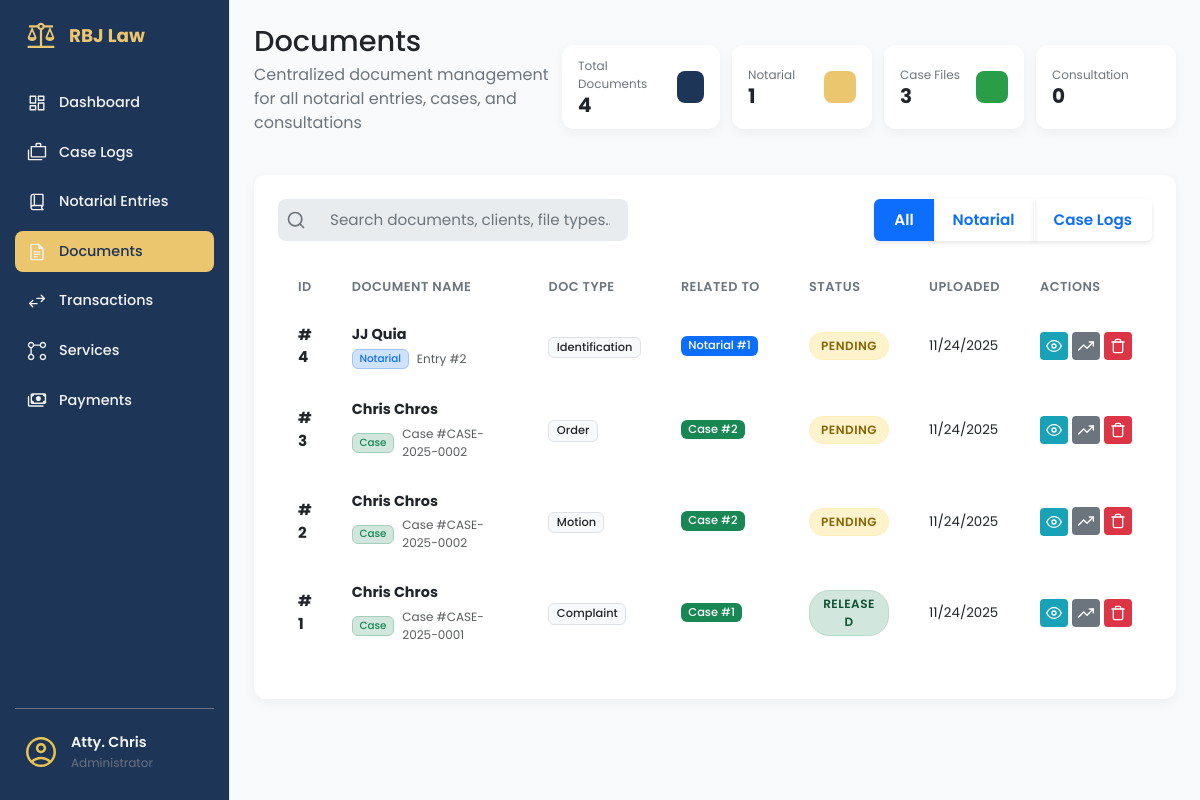
The page /documents/ (signed in) on the database as committed earlier.
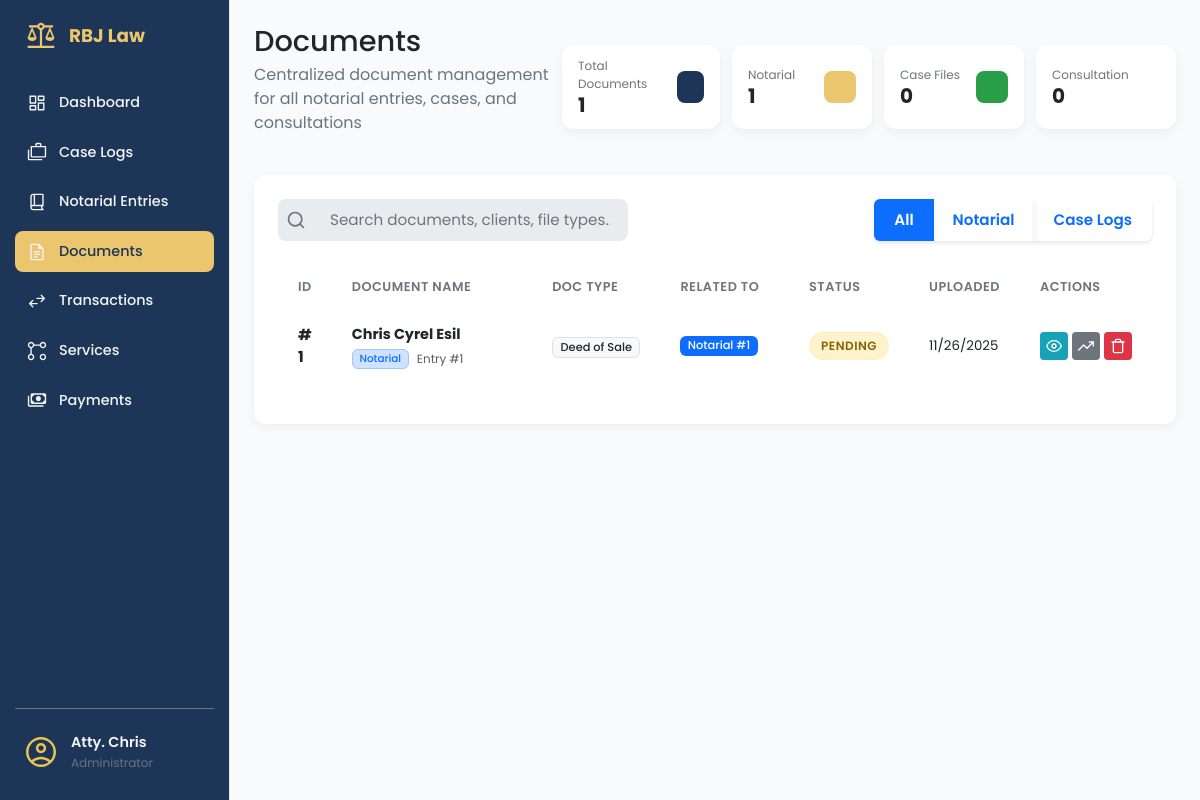
The same page on the database as committed later.
### app/models/document_mdl.py (models this page shows, shortened)
class Document(db.Model):
    __tablename__ = 'documents'
    id = db.Column(db.Integer, primary_key=True)
    filename = db.Column(db.String(255), nullable=False)
    file_path = db.Column(db.String(500), nullable=False)
    file_type = db.Column(db.String(50), nullable=True)
    file_size = db.Column(db.Integer, nullable=True)  # in bytes
    document_type = db.Column(db.String(100), nullable=True)  # e.g., Affidavit, ID, SPA Draft, etc.
    notes = db.Column(db.Text, nullable=True)
    document_status = db.Column(db.String(50), default='Pending', nullable=False)
    parent_type = db.Column(db.String(50), nullable=False)  # 'notarial_entry', 'case', 'client'
    parent_id = db.Column(db.Integer, nullable=False)
    uploaded_by = db.Column(db.Integer, db.ForeignKey('users.id'), nullable=True)
    uploaded_at = db.Column(db.DateTime, default=datetime.utcnow)
    last_modified = db.Column(db.DateTime, default=datetime.utcnow, onupdate=datetime.utcnow)
    uploader = db.relationship('User', backref='uploaded_documents', lazy=True)

### app/routes/documents_routes.py (the view)
@documents_bp.route('/')
@login_required
def documents_page():
    document_type = request.args.get('type', 'all')
    query = Document.query
    if document_type != 'all':
        query = query.filter_by(parent_type=document_type)
    search_term = request.args.get('search', '')
    if search_term:
        query = query.filter(or_(
            Document.filename.ilike(f'%{search_term}%'),
            Document.notes.ilike(f'%{search_term}%')
        ))
    documents = query.order_by(Document.uploaded_at.desc()).all()
    for doc in documents:
        doc.context_name = "Unknown Client"
        doc.context_ref = f"ID: {doc.parent_id}"
        if doc.parent_type == 'notarial_entry':
            entry = NotarialEntry.query.get(doc.parent_id)
            if entry:
                doc.context_ref = f"Entry #{entry.not_entry_num}"
                if entry.parties:
                    primary_party = entry.parties[0].party_name
                    if len(entry.parties) > 1:
                        doc.context_name = f"{primary_party} et al."
                    else:
                        doc.context_name = primary_party
                else:
                    doc.context_name = "No Party Listed"
        elif doc.parent_type == 'case':
            case = Case.query.get(doc.parent_id)
            if case:
                doc.context_ref = f"Case #{case.case_number}"
                if case.client:
                    doc.context_name = f"{case.client.client_first_name} {case.client.client_last_name}"
                else:
                    doc.context_name = case.title  # Fallback to case title if no client
            else:
                doc.context_name = "Deleted Case"
                doc.context_ref = f"ID: {doc.parent_id}"
        elif doc.parent_type == 'consultation':
            pass
        elif doc.parent_type == 'client':
            client = Client.query.get(doc.parent_id)
            if client:
                doc.context_name = f"{client.first_name} {client.last_name}"
                doc.context_ref = "Client File"
    return render_template('documents_page.html',
                         documents=documents,
                         current_filter=document_type,
                         search_term=search_term)

### app/templates/documents_page.html (shortened to what this page needs)
{% extends 'base.html' %}
{% block content %}
<main class="dashboard-content">
    <header class="dashboard-header">
        <div>
            <h1>Documents </h1>
            <p>Centralized document management for all notarial entries, cases, and consultations</p>
        </div>
        <div style="display: flex; justify-content: space-between; gap: 12px;">
            <div class="data-card data-card--sm">
                <div class="data-card__info">
                    <span class="data-card__title">Total Documents</span>
                    <span class="data-card__value">{{ documents|length }}</span>
                </div>
                <div class="data-card__icon data-card__icon--blue"></div>
            </div>
            <div class="data-card data-card--sm">
                <div class="data-card__info">
                    <span class="data-card__title">Notarial</span>
                    <span class="data-card__value">
                        {% set notarial_count = [] %}
                        {{ notarial_count|length }}
                    </span>
                </div>
                <div class="data-card__icon data-card__icon--gold"></div>
            </div>
            <div class="data-card data-card--sm">
                <div class="data-card__info">
                    <span class="data-card__title">Case Files</span>
                    <span class="data-card__value">
                        {% set case_count = [] %}
                        {{ case_count|length }}
                    </span>
                </div>
                <div class="data-card__icon data-card__icon--green"></div>
            </div>
            <div class="data-card data-card--sm">
                <div class="data-card__info">
                    <span class="data-card__title">Consultation</span>
                    <span class="data-card__value">
                        {% set consultation_count = [] %}
                        {{ consultation_count|length }}
                    </span>
                </div>
                <div class="data-card__icon data-card__icon--purple"></div>
            </div>
        </div>
    </header>
    <section class="content-section">
        <div class="panel-card">
            <div class="filter-buttons mb-4" style="display: flex; justify-content: space-between;">
                <div class="search-bar">
                    <svg class="search-bar__icon" xmlns="http://www.w3.org/2000/svg" width="20" height="20"
                        viewBox="0 0 24 24" fill="none" stroke="currentColor" stroke-width="2" stroke-linecap="round"
                        stroke-linejoin="round">
                        <circle cx="11" cy="11" r="8"></circle>
                        <line x1="21" y1="21" x2="16.65" y2="16.65"></line>
                    </svg>
                    <input class="search-bar__input" type="text" placeholder="Search documents, clients, file types...">
                </div>
                <div class="btn-group" role="group" aria-label="Document filters">
                    <button type="button" class="btn btn-outline-primary active" data-filter="all">
                        All
                    </button>
                    <button type="button" class="btn btn-outline-primary" data-filter="notarial_entry">
                        Notarial
                    </button>
                    <button type="button" class="btn btn-outline-primary" data-filter="case">
                        Case Logs
                    </button>
                </div>
            </div>
            <div class="table-wrapper">
                <table class="table">
                    <colgroup>
                        <col style="width: 5%">
                        <col style="width: 25%">
                        <col style="width: 10%">
                        <col style="width: 15%">
                        <col style="width: 10%">
                        <col style="width: 10%">
                        <col style="width: 10%">
                    </colgroup>
                    <thead>
                        <tr>
                            <th>ID</th>
                            <th>Document Name</th>
                            <th>Doc Type</th>
                            <th>Related To</th>
                            <th>Status</th>
                            <th>Uploaded</th>
                            <th>Actions</th>
                        </tr>
                    </thead>
                    <tbody>
                        {% for document in documents %}
                        <tr class="document-row" data-parent-type="{{ document.parent_type }}">
                            <td><strong>#{{ document.id }}</strong></td>
                            <td>
                                <div class="d-flex flex-column">
                                    <span class="fw-bold text-dark" style="font-size: 0.9rem;">
                                        {{ document.context_name }}
                                    </span>
                                    <div class="d-flex align-items-center mt-1">
                                        {% if document.parent_type == 'notarial_entry' %}
                                        <span
                                            class="badge bg-primary-subtle text-primary border border-primary-subtle me-2"
                                            style="font-size: 0.65rem;">Notarial</span>
                                        {% elif document.parent_type == 'case' %}
                                        <span
                                            class="badge bg-success-subtle text-success border border-success-subtle me-2"
                                            style="font-size: 0.65rem;">Case</span>
                                        {% elif document.parent_type == 'consultation' %}
                                        <span class="badge bg-info-subtle text-info border border-info-subtle me-2"
                                            style="font-size: 0.65rem;">Consultation</span>
                                        {% endif %}
                                        <small class="text-muted" style="font-size: 0.75rem;">
                                            {{ document.context_ref }}
                                        </small>
                                    </div>
                                </div>
                            </td>
                            <td><span class="badge bg-light text-dark border">{{ document.document_type or 'General'
                                    }}</span></td>
                            <td>
                                {% if document.parent_type == 'notarial_entry' %}
                                <span class="badge bg-primary mb-1">Notarial #{{ document.parent_id }}</span>
                                {% elif document.parent_type == 'case' %}
                                <span class="badge bg-success mb-1">Case #{{ document.parent_id }}</span>
                                {% else %}
                                <span class="badge bg-secondary mb-1">{{ document.parent_type|title }}</span>
                                {% endif %}
                            </td>
                            <td>
                                <span
                                    class="status-tag status-tag--{{ document.document_status|lower|replace(' ', '-') }}">
                                    {{ document.document_status }}
                                </span>
                            </td>
                            <td>
                                <div class="small">{{ document.uploaded_at.strftime('%m/%d/%Y') }}</div>
                            </td>
                            <td>
                                <div class="action-buttons">
                                    <a href="{{ url_for('documents.view_document', document_id=document.id) }}"
                                        target="_blank" class="btn-action btn-action--info" title="View">
                                        <svg xmlns="http://www.w3.org/2000/svg" width="16" height="16"
                                            viewBox="0 0 24 24" fill="none" stroke="currentColor" stroke-width="2"
                                            stroke-linecap="round" stroke-linejoin="round">
                                            <path d="M1 12s4-8 11-8 11 8 11 8-4 8-11 8-11-8-11-8z"></path>
                                            <circle cx="12" cy="12" r="3"></circle>
                                        </svg>
                                    </a>
                                    <div class="dropdown status-dropdown">
                                        <button class="btn-action btn-action--secondary dropdown-toggle" type="button"
                                            data-bs-toggle="dropdown" aria-expanded="false" title="Update Status">
                                            <svg xmlns="http://www.w3.org/2000/svg" width="16" height="16"
                                                viewBox="0 0 24 24" fill="none" stroke="currentColor" stroke-width="2"
                                                stroke-linecap="round" stroke-linejoin="round">
                                                <polyline points="23 6 13.5 15.5 8.5 10.5 1 18"></polyline>
                                                <polyline points="17 6 23 6 23 12"></polyline>
                                            </svg>
                                        </button>
                                    </div>
                                    <form action="{{ url_for('documents.delete_document', document_id=document.id) }}"
                                        method="POST" style="display:inline;"
                                        onsubmit="return confirm('Are you sure you want to delete this document?');">
                                        <button type="submit" class="btn-action btn-action--danger" title="Delete">
                                        </button>
                                    </form>
                                </div>
                            </td>
                        </tr>
                        {% endfor %}
                    </tbody>
                </table>
            </div>
        </div>
    </section>
</main>
{% endblock %}

Rows that differ between the two databases and show on the page:
removed Document: id "4", context_name "JJ Quia", parent_type "Notarial", context_ref "Entry #2", document_type "Identification", parent_id "1", document_status "PENDING", uploaded_at "11/24/2025"
removed Document: id "3", context_name "Chris Chros", parent_type "Case", context_ref "Case #CASE-2025-0002", document_type "Order", parent_id "2", document_status "PENDING", uploaded_at "11/24/2025"
removed Document: id "2", context_name "Chris Chros", parent_type "Case", context_ref "Case #CASE-2025-0002", document_type "Motion", parent_id "2", document_status "PENDING", uploaded_at "11/24/2025"
changed Document id 1: context_name "Chris Chros" → "Chris Cyrel Esil"; context_ref "Case #CASE-2025-0001" → "Entry #1"; document_type "Complaint" → "Deed of Sale"; document_status "RELEASED" → "PENDING"; uploaded_at "11/24/2025" → "11/26/2025"; parent_type "Case Case #" → "Notarial Notarial #"
Other text that changed with them:
{{ documents|length }}: "4" → "1"
{{ case_count|length }}: "3" → "0"
